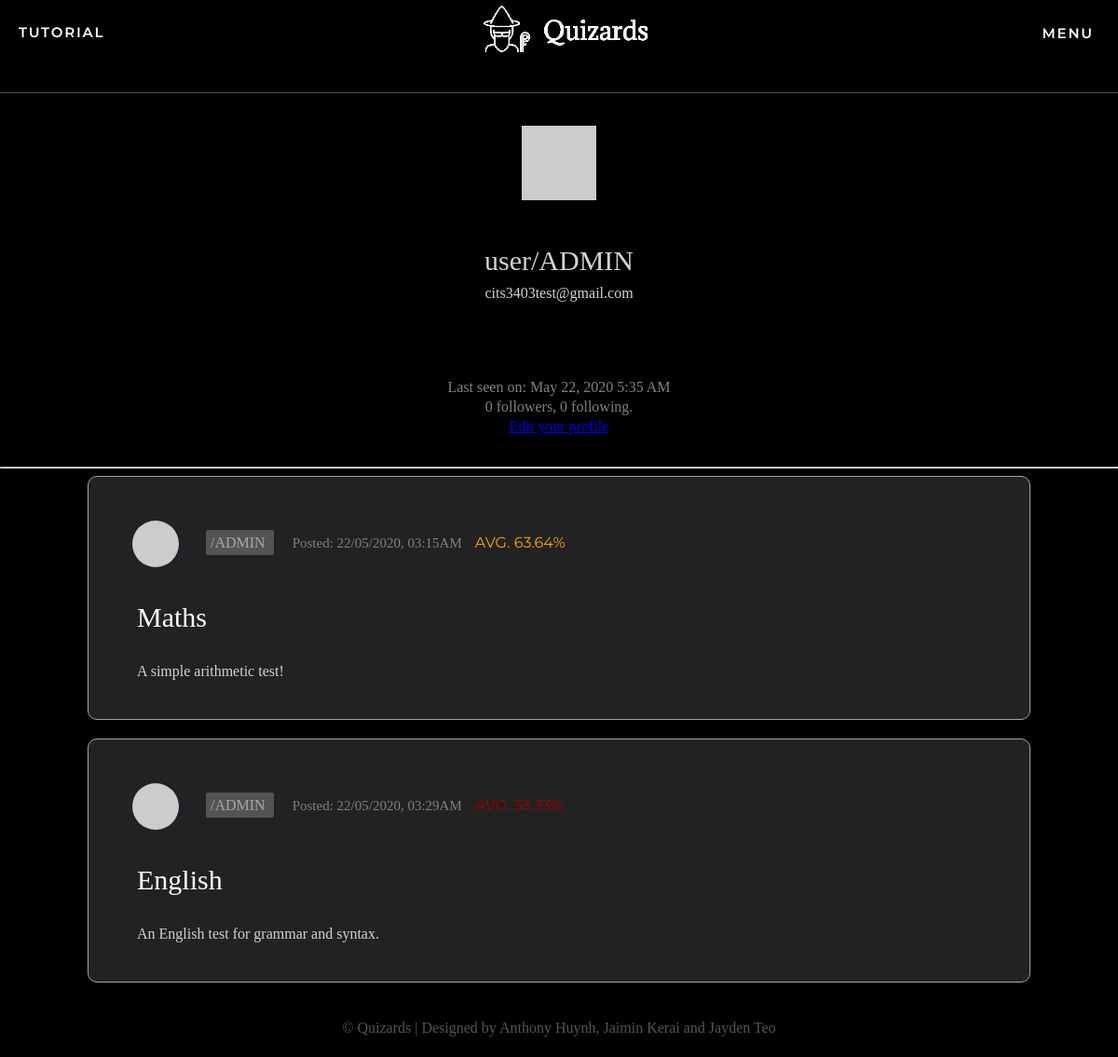
/user/ADMIN (signed in), run on an earlier commit of the app's database.
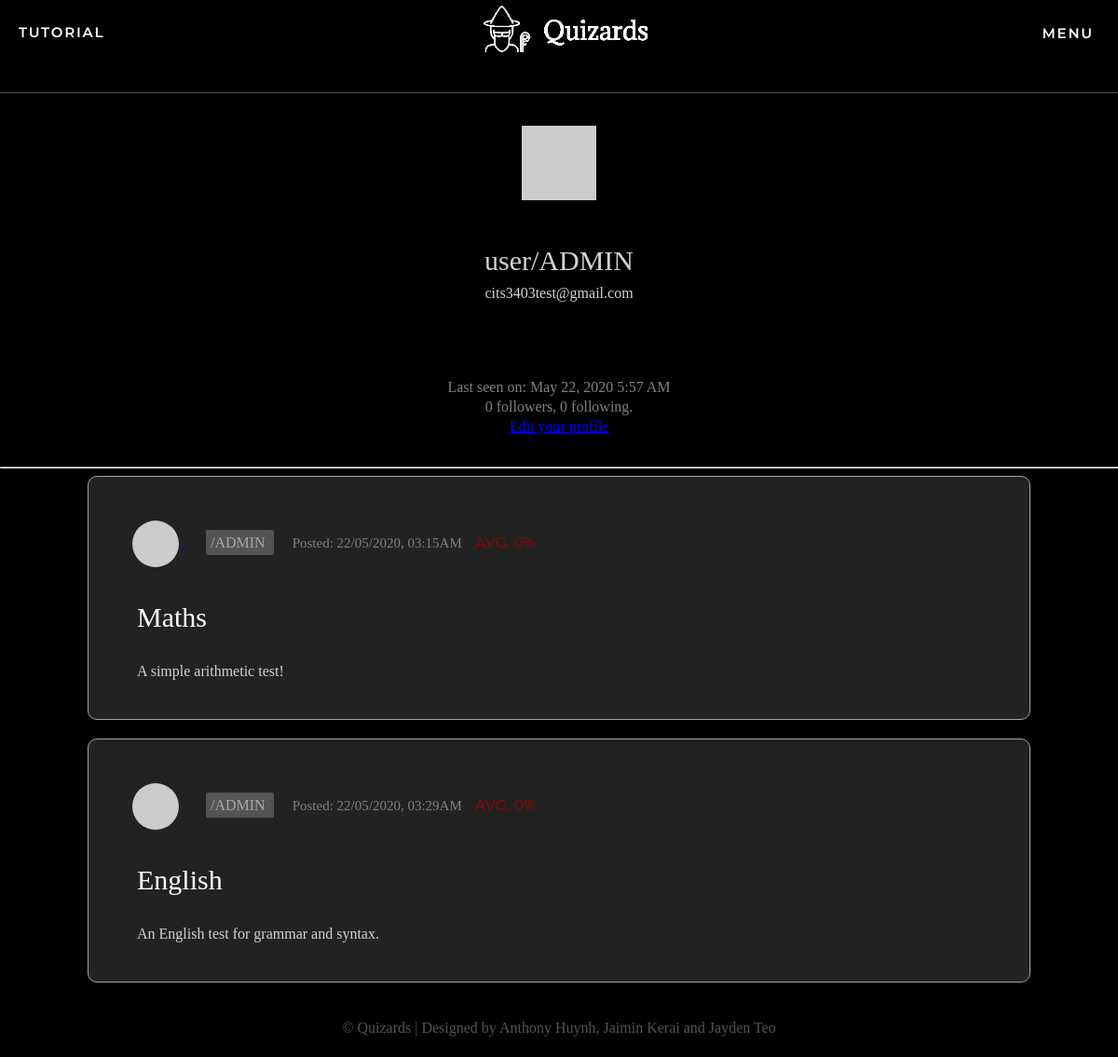
And on a later commit of the database.
### app/models.py (models this page shows, shortened)
class User(UserMixin, db.Model):
    id = db.Column(db.Integer, primary_key=True)
    username = db.Column(db.String(64), index=True, unique=True)
    email = db.Column(db.String(120), index=True, unique=True)
    password_hash = db.Column(db.String(128))
    posts = db.relationship('Post', backref='author', lazy='dynamic')
    authorOf = db.relationship('Quizzes', backref='author', lazy='dynamic')
    admin = db.Column(db.Boolean, unique=False, default=False)
    marksOf = db.relationship('quizMarks', backref='markOf', lazy='dynamic')
    longanswers = db.relationship('LongAnswers', backref='user', lazy='dynamic')
    def avatar(self, size):
        digest = md5(self.email.lower().encode('utf-8')).hexdigest()
        return 'https://www.gravatar.com/avatar/{}?d=identicon&s={}'.format(
            digest, size)
    about_me = db.Column(db.String(140))
    last_seen = db.Column(db.DateTime, default=datetime.utcnow)
    followed = db.relationship(
        'User', secondary=followers,
        primaryjoin=(followers.c.follower_id == id),
        secondaryjoin=(followers.c.followed_id == id),
        backref=db.backref('followers', lazy='dynamic'), lazy='dynamic')

class Quizzes(db.Model):
    id = db.Column(db.Integer, primary_key=True, autoincrement=True, unique=True)
    name = db.Column(db.String(64))
    description = db.Column(db.String(255))
    questions = db.relationship('Questions', backref='Quizzes', lazy='dynamic')
    mcquestion = db.relationship('multiChoice', backref='MCQuizzes', lazy='dynamic')
    longquestions = db.relationship('LongQuestions', backref='LongQuizzes', lazy='dynamic')
    author_id = db.Column(db.Integer, db.ForeignKey('user.id'))
    pub_date = db.Column(db.DateTime, index=True, default=datetime.utcnow)
    quizMarks = db.relationship('quizMarks', backref='quizMarks', lazy='dynamic')
    posts= db.relationship('Post', backref='post', lazy='dynamic')
    def Avgmark(self):
        total_sum = float(sum(quizMarks.mark for quizMarks in self.quizMarks))
        count = float(quizMarks.query.filter_by(quiz_id=self.id).count())
        if count > 0:
            return round(total_sum/count,2)
        return 0

class quizMarks(db.Model):
    quizMarks_id = db.Column(db.Integer, primary_key = True, autoincrement=True, unique=True)
    user_id = db.Column(db.Integer, db.ForeignKey('user.id'))
    quiz_id = db.Column(db.Integer, db.ForeignKey('quizzes.id'))
    mark = db.Column(db.Float)
    feedback = db.Column(db.String(500))

### app/routes.py (the view)
@app.route('/user/<username>')
@login_required
def user(username):
    user = User.query.filter_by(username=username).first_or_404()
    page = request.args.get('page', 1, type=int)
    posts = user.posts.order_by(Post.timestamp.desc()).paginate(
        page, app.config['POSTS_PER_PAGE'], False)
    quizzes = user.authorOf.paginate(page)
    next_url = url_for('user', username=user.username, page=posts.next_num) \
        if posts.has_next else None
    prev_url = url_for('user', username=user.username, page=posts.prev_num) \
        if posts.has_prev else None
    return render_template('user.html', user=user, posts=posts.items,
                           next_url=next_url, prev_url=prev_url, quizzes=quizzes.items)

### app/models.py (called while the page is built)
@login.user_loader
def load_user(id):
    return User.query.get(int(id))

### app/routes.py (called while the page is built)
@app.before_request
def before_request():
    if current_user.is_authenticated:
        g.user = load_user(current_user.id)
        current_user.last_seen = datetime.utcnow()
        db.session.commit()

### app/templates/user.html (shortened to what this page needs)
{% extends "base.html" %}
{% block content %}
<div class="container">
    <table class= "profile-table" width="100%">
        <tr>
            <td width="100%" style="text-align: center;"><img src="{{ user.avatar(128) }}" class="profile-avatar"></td>
        </tr>
        <tr>
            <td style="text-align: center;">
                <p class="username">user/{{ user.username }}</p>
                <p class="email">{{ user.email }}</p>
            </td>
        </tr>
        <tr>
            <td>
            </td>
        </tr>
        <tr>
            <td>
                {% if user.last_seen %}<p>Last seen on: {{ moment(user.last_seen).format('LLL') }}</p>{% endif %}
                <p>{{ user.followers.count() }} followers, {{ user.followed.count() }} following.</p>
                {% if user == current_user %}
                <p><a href="{{ url_for('edit_profile') }}">Edit your profile</a></p>
                {% elif not current_user.is_following(user) %}
                <p><a href="{{ url_for('follow', username=user.username) }}">Follow</a></p>
                {% else %}
                <p><a href="{{ url_for('unfollow', username=user.username) }}">Unfollow</a></p>
                {% endif %}
            </td>
        </tr>
    </table>
    <hr>
    {% for quiz in quizzes %}
        {% include 'quizdisplay.html' %}
    {% endfor %}
</div>
{% endblock %}

### app/templates/base.html (shortened to what this page needs)
<!DOCTYPE html>
<html lang="en-US">
    <head>
        <link href="{{ url_for('static', filename='css/styles.css') }}" rel="stylesheet">
    </head>
    <body>
        <div class="container">
        <div>
            <ul class="basenav topnav">
                {% if current_user.is_anonymous %}
                <li class="tags"><a href="{{ url_for('tutorial') }}">tutorial</a></li>
                <li class="logo"><a href="{{ url_for('quizzes') }}"><img class='baselogo' src="{{ url_for('static', filename='css/templogo.png') }}"></a></li>
                <li class="tags"><a href="{{ url_for('login') }}">Sign In</a></li>
                {% else %}
                <li class="tags"><a href="{{ url_for('tutorial') }}">tutorial</a></li>
                <li><a href="{{ url_for('quizzes') }}"><img class='baselogo' src="{{ url_for('static', filename='css/templogo.png') }}"></a></li>
                <div class="dropdown">
                    <button class="dropbtn"><li class="tags"><a href="{{ url_for('quizzes') }}">Menu</a></li>
                    </button>
                </div>
                {% endif %}
            </ul>
        </div>
        <br>
        <div class="messages">
            {% block content %}
            {% endblock %}
        </div>
        <footer>
            <div class="footer-bottom">&copy; Quizards | Designed by Anthony Huynh, Jaimin Kerai and Jayden Teo
            </div>
        </footer>
    </body>
</html>

### app/templates/quizdisplay.html (shortened to what this page needs)
<div class="row" onclick="location.href='{{ url_for('quizform', quizid=quiz.id,  quizname=quiz.name) }}';" style="cursor:pointer;">
        <table>
            <tr>
                <td colspan=100%;>
                    <a href="{{ url_for('user', username=quiz.author.username) }}">
                    <img src="{{ quiz.author.avatar(36) }}" class="profile-pic">
                    </a>
                    <a href="{{ url_for('user', username=quiz.author.username) }}" class = "author">
                        /{{ quiz.author.username }}
                    </a><span class="date">Posted: {{ moment(quiz.pub_date).format('DD/MM/YYYY, hh:mmA') }}</span>
                    {% if quiz.Avgmark() >= 75.0 %}
                    <span class="avgmark good">Avg. {{ quiz.Avgmark() }}%</span>
                    {% elif quiz.Avgmark() < 75.0 and quiz.Avgmark() >= 50.0 %}
                    <span class="avgmark ok">Avg. {{ quiz.Avgmark() }}%</span>
                    {% elif quiz.Avgmark() < 50 and quiz.Avgmark() >= 0.0 %}
                    <span class="avgmark bad">Avg. {{ quiz.Avgmark() }}%</span>
                    {% endif %}
                </td>
            </tr>
                        <td colspan=5><a href="{{ url_for('quizform', quizid=quiz.id, quizname=quiz.name) }}" class="quiz-name">
                            {{ quiz.name }} </a></td>
            <tr>
                <td colspan=5, class="desc">{{ quiz.description }}
                </td>
            </tr>
        </table>
</div>

### app/static/css/styles.css (style rules this page uses)
body { margin: 0; padding: 0; height: 100vh; font-family: Verdana; background-color: black; color: rgb(215, 218, 220); }
.basenav { padding: 0; margin: 0; list-style: none; display: flex; background-color: black; border-bottom: 1px solid #545452; }
.topnav { justify-content: space-between; }
.tags { padding-top: 25px; margin-left: 20px; margin-right: 20px; }
.tags a::after { content: ''; display:block; width:0; height:2px; background: #666666; transition: transform .5s ease-in-out; transform: scaleX(0); margin-top:26px; }
.basenav a { color: white; text-decoration: solid; text-transform: uppercase; letter-spacing: 1.8px; font-family: 'Montserrat'; font-weight: 600; font-size: 15px; }
.basenav .baselogo { transform: translateX(10px); width: 300px; height: auto; }
.dropdown { float: left; overflow: hidden; transition: 0.5s ease; }
.dropdown .dropbtn { font-size: 16px; border: none; outline: none; color: white; padding-bottom: 26px; background-color: inherit; font-family: inherit; margin: 0; transition: 0.4s ease; }
.messages { text-align: center; }
.row { position:relative; left: 50%; transform: translate(-50%, 0%); max-width: 1000px; width: 80%; background: #222222; padding: 25px; border-radius: 10px; margin-bottom: 20px; border: 1px solid #A5A4A4; }
.profile-pic { border-radius: 50%; padding: 5px; width:50px; margin-top:0px; vertical-align: middle; }
.author { margin: 20px; color: rgb(168, 168, 168); padding: 5px; text-decoration: none; background-color: RGBA(84, 84, 82, 1); border-radius:2px; text-align: center; }
.quiz-name { text-decoration:none; color:white; padding:10px; border-radius:2px; margin-right:20px; font-size:30px; }
.desc { color: lightgrey; padding-left:25px; }
.date { font-size:15px; color: grey; padding-top:15px; }
.avgmark { margin-left: 10px; position: relative; font-family: "Montserrat"; text-transform: uppercase; font-size: 16px; }
.bad { color: rgb(161, 0, 0); }
.assessments th, td { padding: 15px; text-align: left; }
.profile-avatar { text-align: center; }
.profile-table td { text-align:center; line-height:5px; }
.profile-table .username { font-size: 30px; color:lightgrey; }
.profile-table .email { color:lightgrey; }
.profile-table p { color:grey; }
html, body { height:100%; position:relative; overflow:auto; }
.footer-bottom { height: 40px; text-align: center; bottom:0px; left:0px; position:relative; width:100%; color: #545452; padding-top:20px; }

What changed in the data, as far as the page shows it:
changed User "ADMIN": last_seen "May 22, 2020 5:35 AM" → "May 22, 2020 5:57 AM"
shown differently, row unchanged: Quizzes "Maths": Avgmark "63.64" → (not shown)
